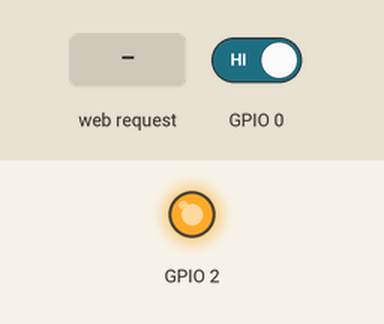
This sketch was run on a simulated ESP8266 (NodeMCU). On the bench: output pins drawn as LEDs (lit = HIGH). The inputs (shaded band) are chosen by the test bench; at power-on: GPIO 0 HIGH. WiFi joins after 1.5 s; servers stay silent unless stated; what the sketch prints to the serial monitor is not drawn.

Above: at 2.7 s.
2.8 s: GPIO 0 driven LOW
At 3.5 s:
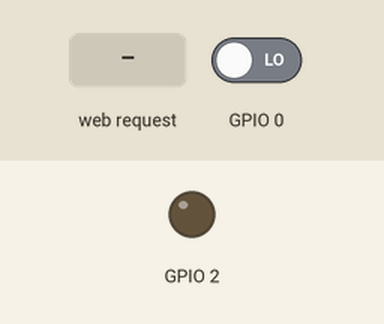
4.3 s: HTTP request GET /gpio/0 received
At 4.7 s:
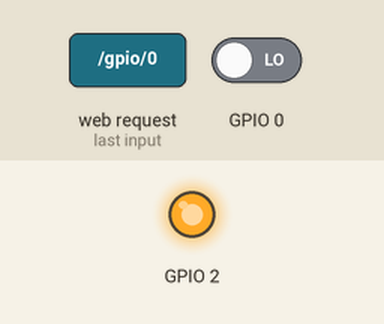
5.8 s: HTTP request GET /gpio/1 received
At 7.0 s:
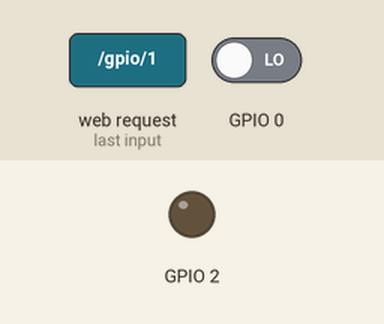
Timing chart, 0 to 8.8 s (numbered marks = the images above; inputs shaded):
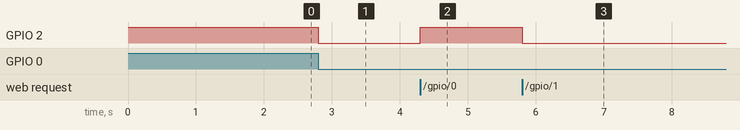

The sketch:

ESP8266_powerswitch.ino
```cpp
#include <ESP8266WiFi.h>

const char* ssid = "Your SSID";
const char* password = "Your Password";

int val=1;  //the value of the output GPIO2
int flag=0; //checks if there is a transition of GPIO0, to engage manual override

// Create an instance of the server
// specify the port to listen on as an argument
WiFiServer server(80);

void setup() {
  WiFiConnect(); //connect to the WiFi network

  // Start the server
  server.begin();
  Serial.println("Server started");
}

void loop() {
  if (WiFi.status() != WL_CONNECTED) {
    Serial.println("WiFi lost, trying to reconnect");
    setup();
  }

  if (digitalRead(0) == LOW && flag==0) { //enable manual override
    val=0;
    flag=1;
    digitalWrite(2, val);
    Serial.println("Manual");
    delay(1);
    return;
  }

  else if (digitalRead(0) == HIGH && flag==1) { //disable manual override
    flag=0;
    val=1;
    Serial.println("Auto");
    delay(1);
    return;
  }

  // Check if a client has connected
  WiFiClient client = server.available();
  if (!client) {
    return;
  }

  // Wait until the client sends some data
  Serial.println("new client");
  while(!client.available()){
    delay(1);
  }

  // Read the first line of the request
  String req = client.readStringUntil('\r');
  Serial.println(req);
  client.flush();

  // Match the request
  if (req.indexOf("/gpio/0") != -1)
    val = 1;
  else if (req.indexOf("/gpio/1") != -1)
    val = 0;
  else if (req.indexOf("/gpio/status") != -1)
    Serial.println("getting status");
  else {
    Serial.println("invalid request");
    client.stop();
    return;
  }

  // Set GPIO2 according to the request
  digitalWrite(2, val);

  client.flush();

  // Prepare the response
  String s = "HTTP/1.1 200 OK\r\nContent-Type: text/html\r\n\r\n<!DOCTYPE HTML>\r\n<html>\r\n";
  s += (val)?"OFF":"ON";
  s += "</html>\n";

  // Send the response to the client
  client.print(s);
  delay(1);
  Serial.println("Client disonnected");

  // The client will actually be disconnected
  // when the function returns and 'client' object is detroyed
}


void WiFiConnect(){
  pinMode(2, OUTPUT);
  digitalWrite(2, val);
  pinMode(0, INPUT);
  Serial.begin(115200);
  delay(10);

  // Connect to WiFi network
  Serial.println();
  Serial.println();
  Serial.print("Connecting to ");
  Serial.println(ssid);
  WiFi.mode(WIFI_STA);

  WiFi.begin(ssid, password);

  while (WiFi.status() != WL_CONNECTED) {
    delay(500);
    Serial.print(".");
  }
  Serial.println("");
  Serial.println("WiFi connected");

  // Print the IP address
  Serial.println(WiFi.localIP());
  IPAddress IPadd = WiFi.localIP();
  if (IPadd[2] == 0) {
    Serial.println("Connected to repeater, disconnecting");
    WiFi.disconnect();
  }
}
```

Measured:
- after the input at 2.8 s, GPIO 2: HIGH → LOW at once
- after the input at 4.3 s, GPIO 2: LOW → HIGH at once
- after the input at 5.8 s, GPIO 2: HIGH → LOW at once
